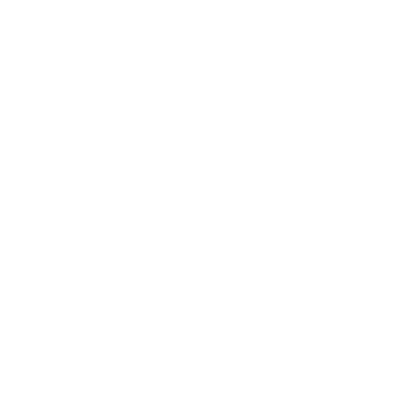
Frame 1 (no input)
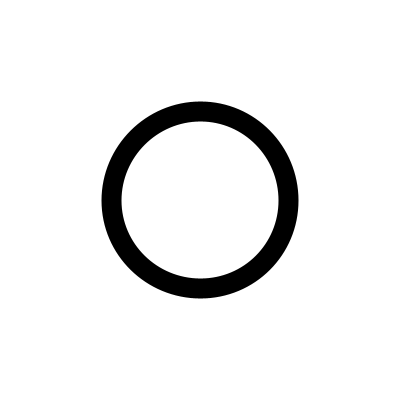
Frame 60 (the mouse pressed at the canvas centre just before this capture)
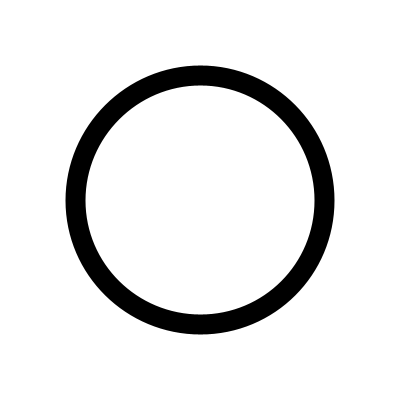
Frame 120 (the mouse held since frame 60 and released just before this capture)

The Processing sketch that drew these frames (run headless with seeded random() and noise(); from frame 60 on, the mouse is pressed at the canvas centre):

// Processing sketch: circleSizeBouncing
// ── circleSizeBouncing.pde
int size = 0;
int increment = 3;

void setup() {
  size(400, 400);
}
void draw() {
  background(255);
  noFill();
  strokeWeight(20);
  ellipse(width/2,height/2, size, size);
  size = size + increment;
  if ( size > 300){
    increment = -increment;
  }if((size<150) && (increment<0)){
    increment = -increment;
  }
}
